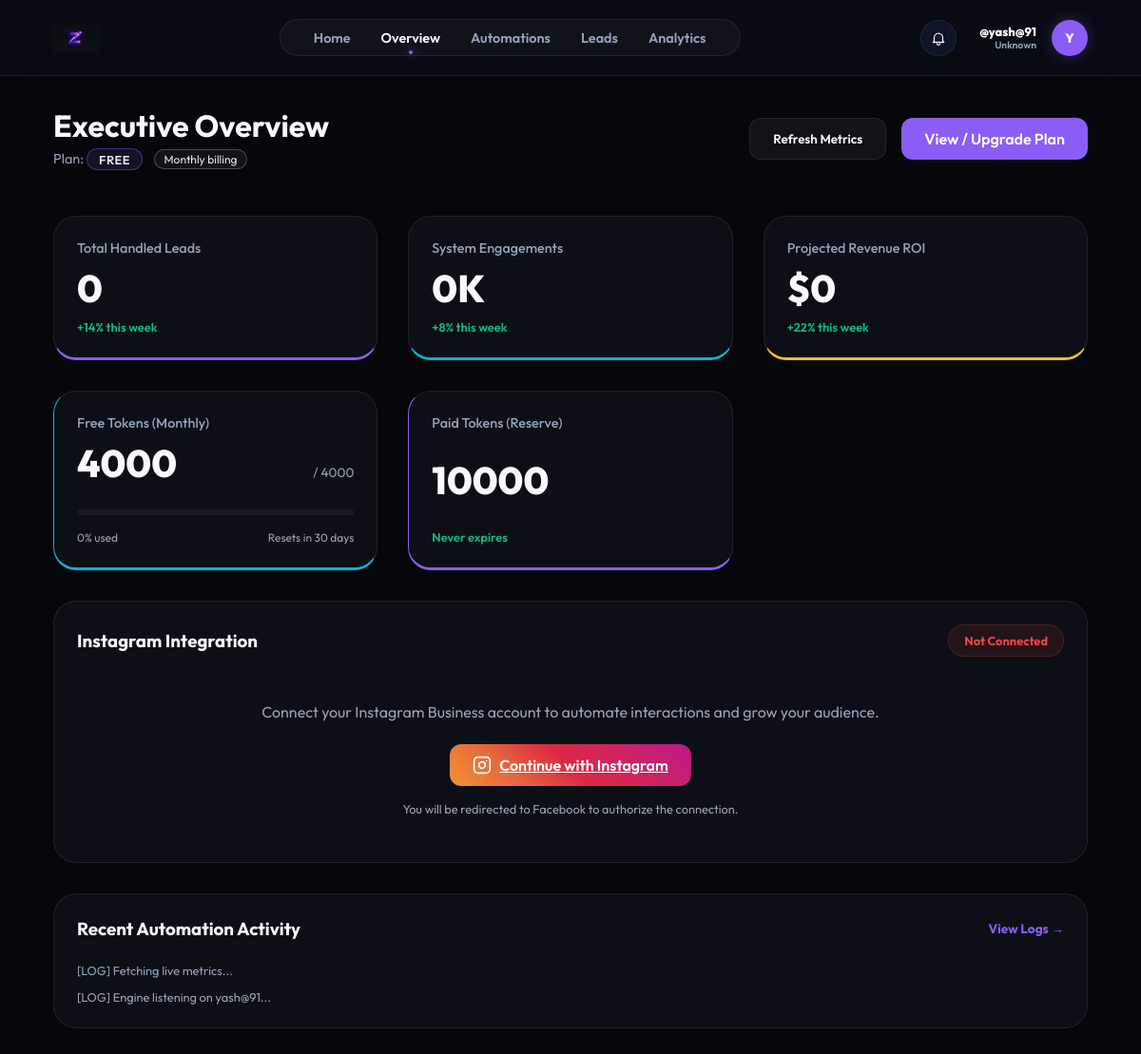
The page /dashboard (signed in) on the database as committed earlier.
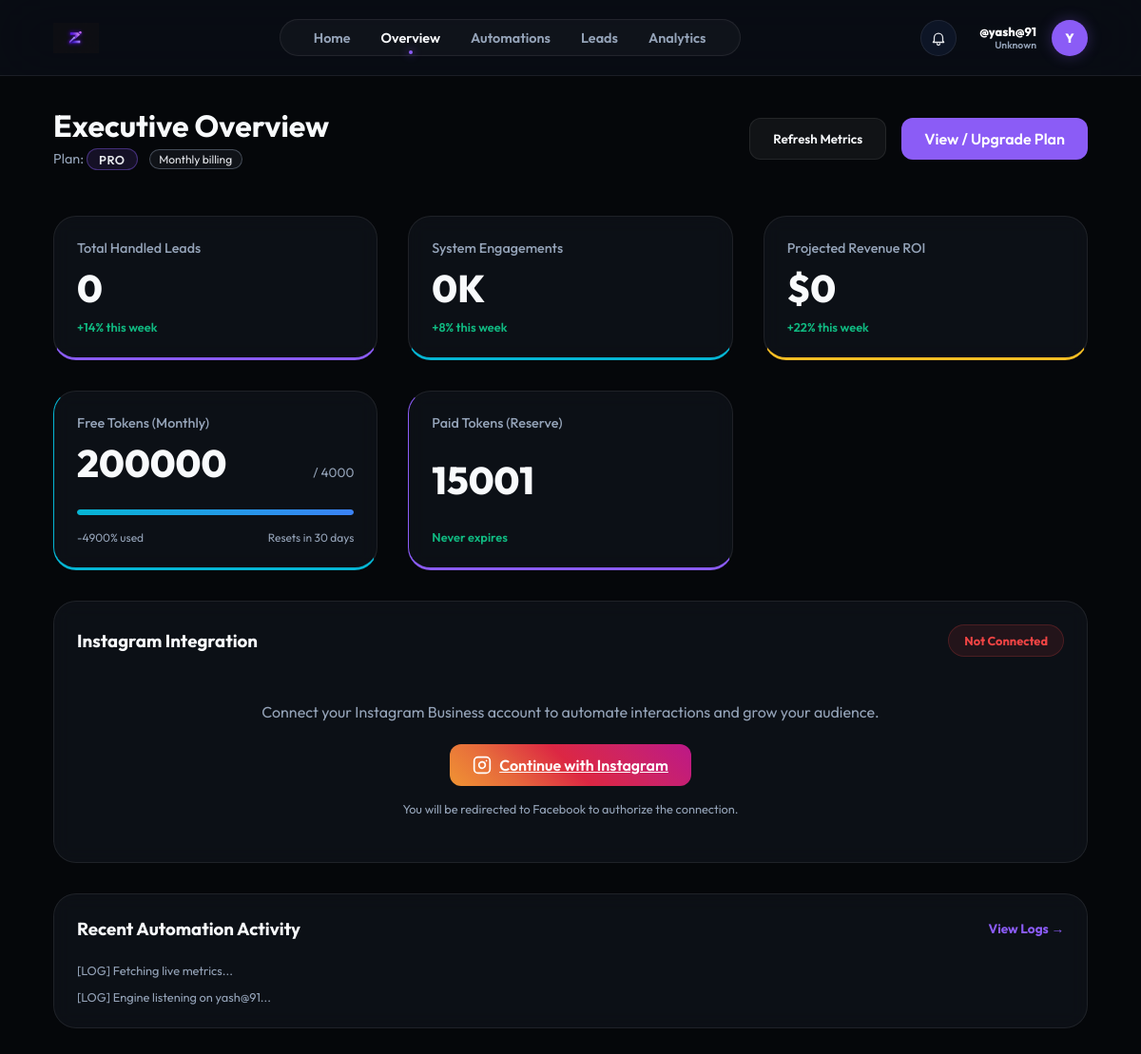
The same page on the database as committed later.
### models.py (models this page shows)
class User(db.Model):
    id = db.Column(db.Integer, primary_key=True)
    username = db.Column(db.String(80), unique=True, nullable=False)
    email = db.Column(db.String(120), unique=True)
    password_hash = db.Column(db.String(256))
    full_name = db.Column(db.String(100))
    fb_user_id = db.Column(db.String(120), unique=True)
    ig_user_id = db.Column(db.String(120), unique=True)
    fb_access_token = db.Column(db.Text)
    ig_access_token = db.Column(db.Text)
    token_expires_at = db.Column(db.DateTime)
    ig_username = db.Column(db.String(100))  # Store Instagram username separately
    ig_password_encrypted = db.Column(db.Text)  # Encrypted password
    ig_session_data = db.Column(db.Text)  # Store session data for direct API
    plan = db.Column(db.String(50), default="Free")
    used_founding_coupon = db.Column(db.Boolean, default=False)
    niche = db.Column(db.String(50))
    bio = db.Column(db.Text)
    avatar = db.Column(db.String(10))
    followers = db.Column(db.Integer, default=0)
    following = db.Column(db.Integer, default=0)
    free_tokens = db.Column(db.Integer, default=4000)
    paid_tokens = db.Column(db.Integer, default=0)
    tokens_reset_at = db.Column(db.DateTime, default=datetime.utcnow)
    is_admin = db.Column(db.Boolean, default=False)
    funnels = db.relationship('Funnel', backref='owner', lazy=True)
    leads = db.relationship('Lead', backref='owner', lazy=True)

### app.py (the view)
@app.route('/dashboard')
def dashboard():
    ctx = get_dashboard_context()
    if not ctx: return redirect(url_for('login_ui'))
    return render_template('dashboard.html', **ctx)

### templates/dashboard.html (shortened to what the changed rows need)
{% extends "base.html" %}
{% block content %}
<header class="top-bar">
    <div>
        <h1>Executive Overview</h1>
        <div
            style="margin-top: 0.25rem; font-size: 0.9rem; color: var(--text-secondary); display:flex; gap:0.75rem; align-items:center;">
            <span>
                Plan:
                <span
                    style="display: inline-block; padding: 0.15rem 0.75rem; border-radius: 999px; background: rgba(139,92,246,0.12); border: 1px solid rgba(139,92,246,0.4); color: #e5e7eb; font-weight: 600; font-size: 0.8rem; text-transform: uppercase; letter-spacing: 0.04em;">
                    {{ user.plan or 'Free' }}
                </span>
            </span>
        </div>
    </div>
</header>
<section class="dashboard-grid">
    <div class="card stat-card glow-purple">
        <h2 class="stat-value">{{ stats.total_leads }}</h2>
    </div>
    <div class="card stat-card glow-cyan">
        <h2 class="stat-value">{{ stats.engagements }}</h2>
    </div>
    <div class="card stat-card glow-gold">
        <h2 class="stat-value">{{ stats.revenue_roi }}</h2>
    </div>
    <div class="card stat-card glow-cyan" style="border-left-color: #06b6d4;">
        <div style="display: flex; justify-content: space-between; align-items: baseline;">
            <h2 class="stat-value" id="free-tokens-count">{{ user.free_tokens }}</h2>
            <span style="font-size: 0.85rem; color: var(--text-secondary);">/ 4000</span>
        </div>
        <div
            style="width: 100%; height: 6px; background: rgba(255,255,255,0.05); border-radius: 10px; margin: 1rem 0; overflow: hidden;">
            {% set used_percentage = ((4000 - user.free_tokens) / 4000 * 100)|round|int %}
            <div id="free-tokens-bar"
                style="width: {{ used_percentage }}%; height: 100%; background: linear-gradient(90deg, #06b6d4, #3b82f6); border-radius: 10px; transition: width 0.5s ease;">
            </div>
        </div>
        <div style="display: flex; justify-content: space-between; font-size: 0.75rem; color: var(--text-secondary);">
            <span id="used-percentage-text">{{ used_percentage }}% used</span>
            <span>Resets in 30 days</span>
        </div>
    </div>
    <div class="card stat-card glow-purple" style="border-left-color: #8b5cf6;">
        <p class="stat-label">Paid Tokens (Reserve)</p>
        <h2 class="stat-value" id="paid-tokens-count">{{ user.paid_tokens }}</h2>
        <span class="stat-trend positive">Never expires</span>
    </div>
    <div class="card activity-card full-width">
        <div id="mini-log"
            style="display: flex; flex-direction: column; gap: 0.75rem; font-family: 'Fira Code', monospace; font-size: 0.8rem;">
            <span style="color: var(--text-secondary);">[LOG] Fetching live metrics...</span>
            <span style="color: var(--text-secondary);">[LOG] Engine listening on {{ user.username }}...</span>
        </div>
    </div>
</section>
{% endblock %}

### templates/base.html (shortened to what this page needs)
<!DOCTYPE html>
<html lang="en">
<head>
    <link rel="stylesheet" href="{{ url_for('static', filename='css/style.css') }}">
</head>
<body>
    <nav class="top-nav">
        <a href="/dashboard" class="nav-brand">
            <img src="{{ url_for('static', filename='img/logo.png') }}" alt="ZenFlow"
                style="height: 32px; width: auto;">
        </a>
        <div class="nav-links">
            <a href="/" class="nav-link {% if request.path == '/' %}active{% endif %}">Home</a>
            <a href="/dashboard" class="nav-link {% if request.path == '/dashboard' %}active{% endif %}">Overview</a>
            <a href="/automations"
                class="nav-link {% if request.path == '/automations' %}active{% endif %}">Automations</a>
            <a href="/leads" class="nav-link {% if request.path == '/leads' %}active{% endif %}">Leads</a>
            <a href="/analytics" class="nav-link {% if request.path == '/analytics' %}active{% endif %}">Analytics</a>
        </div>
        <div class="nav-user" style="position: relative;">
            <button id="notif-bell" aria-label="Notifications"
                style="width:38px; height:38px; border-radius:999px; border:1px solid var(--glass-border); background:rgba(15,23,42,0.9); display:flex; align-items:center; justify-content:center; cursor:pointer; padding:0; margin-right: 0.5rem;">
            </button>
            <div class="nav-user" style="position: relative; cursor: pointer;" onclick="toggleProfileDropdown(event)">
                <div style="text-align: right;">
                    <p style="font-size: 0.8rem; font-weight: 800; margin: 0; color: white;">@{{ user.username }}</p>
                    <p style="font-size: 0.65rem; color: {{ user.niche_color }}; margin: 0; font-weight: 600;">{{
                        user.niche
                        }}</p>
                </div>
                <div class="nav-avatar">{{ user.avatar or user.username[0]|upper }}</div>
            </div>
    </nav>
    <div class="app-container">
        <main class="main-content">
            {% block content %}{% endblock %}
        </main>
    </div>
</body>
</html>

Rows that differ between the two databases and show on the page:
changed User "yash@91": plan "FREE" → "PRO"; free_tokens "4000" → "200000"; paid_tokens "10000" → "15001"
Other text that changed with them:
{{ used_percentage }}: "0" → "-4900"
